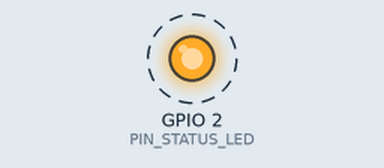
This sketch was run on a simulated ESP32. On the bench: output pins drawn as LEDs (lit = HIGH). Dashed ring = blinking. WiFi joins after 1.5 s; servers stay silent unless stated; what the sketch prints to the serial monitor is not drawn.

Above: at 2.0 s.
Timing chart, 0 to 6.1 s (numbered marks = the images above):
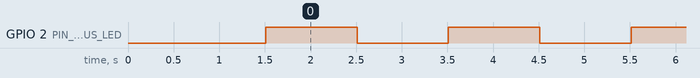

The sketch:

01_ArduinoOTA_Basic.ino
```cpp
/**
 * =========================================================================================
 * 01_ArduinoOTA_Basic.ino
 * Production-ready ArduinoOTA for ESP32 & ESP8266
 * Features: MDNS discovery, Password authentication, Port selection, Progress percentage
 * =========================================================================================
 */

#include <WiFi.h>
#include <ESPmDNS.h>
#include <WiFiUdp.h>
#include <ArduinoOTA.h>

const char* ssid = "YOUR_WIFI_SSID";
const char* password = "YOUR_WIFI_PASSWORD";

#define PIN_STATUS_LED 2

void setup() {
 Serial.begin(115200);
 pinMode(PIN_STATUS_LED, OUTPUT);
 digitalWrite(PIN_STATUS_LED, LOW);

 Serial.println("\n[BOOT] Starting ArduinoOTA Node...");

 // 1. Connect to Wi-Fi
 WiFi.mode(WIFI_STA);
 WiFi.begin(ssid, password);
 while (WiFi.waitForConnectResult() != WL_CONNECTED) {
 Serial.println("Connection Failed! Rebooting in 5s...");
 delay(5000);
 ESP.restart();
 }
 Serial.printf("[WIFI] Connected! IP Address: %s\n", WiFi.localIP().toString().c_str());

 // 2. Configure ArduinoOTA
 ArduinoOTA.setPort(3232); // Default ESP32 OTA Port
 ArduinoOTA.setHostname("esp32-ota-node");
 ArduinoOTA.setPassword("admin123"); // Password Protection

 // 3. Register Event Callbacks
 ArduinoOTA
 .onStart([]() {
 String type = (ArduinoOTA.getCommand() == U_FLASH) ? "sketch" : "filesystem";
 Serial.println("[OTA START] Updating " + type + "...");
 digitalWrite(PIN_STATUS_LED, HIGH);
 })
 .onEnd([]() {
 Serial.println("\n[OTA END] Update Successful! Rebooting device...");
 digitalWrite(PIN_STATUS_LED, LOW);
 })
 .onProgress([](unsigned int progress, unsigned int total) {
 Serial.printf("[OTA PROGRESS] %u%%\r", (progress / (total / 100)));
 })
 .onError([](ota_error_t error) {
 Serial.printf("[OTA ERROR][%u]: ", error);
 if (error == OTA_AUTH_ERROR) Serial.println("Auth Failed");
 else if (error == OTA_BEGIN_ERROR) Serial.println("Begin Failed");
 else if (error == OTA_CONNECT_ERROR) Serial.println("Connect Failed");
 else if (error == OTA_RECEIVE_ERROR) Serial.println("Receive Failed");
 else if (error == OTA_END_ERROR) Serial.println("End Failed");
 });

 // 4. Start OTA Engine
 ArduinoOTA.begin();
 Serial.println("[OTA READY] Device ready to receive wireless updates from Arduino IDE.");
}

void loop() {
 // MUST call ArduinoOTA.handle() in every loop cycle
 ArduinoOTA.handle();

 // User application code
 static unsigned long lastBlink = 0;
 if (millis() - lastBlink > 1000) {
 lastBlink = millis();
 digitalWrite(PIN_STATUS_LED, !digitalRead(PIN_STATUS_LED));
 Serial.printf("[HEARTBEAT] Free Heap: %d bytes | Uptime: %lu s\n", ESP.getFreeHeap(), millis() / 1000);
 }
}
```

Measured:
- by itself, GPIO 2 (PIN_STATUS_LED): alternates HIGH for 1.0 s and LOW for 1.0 s
